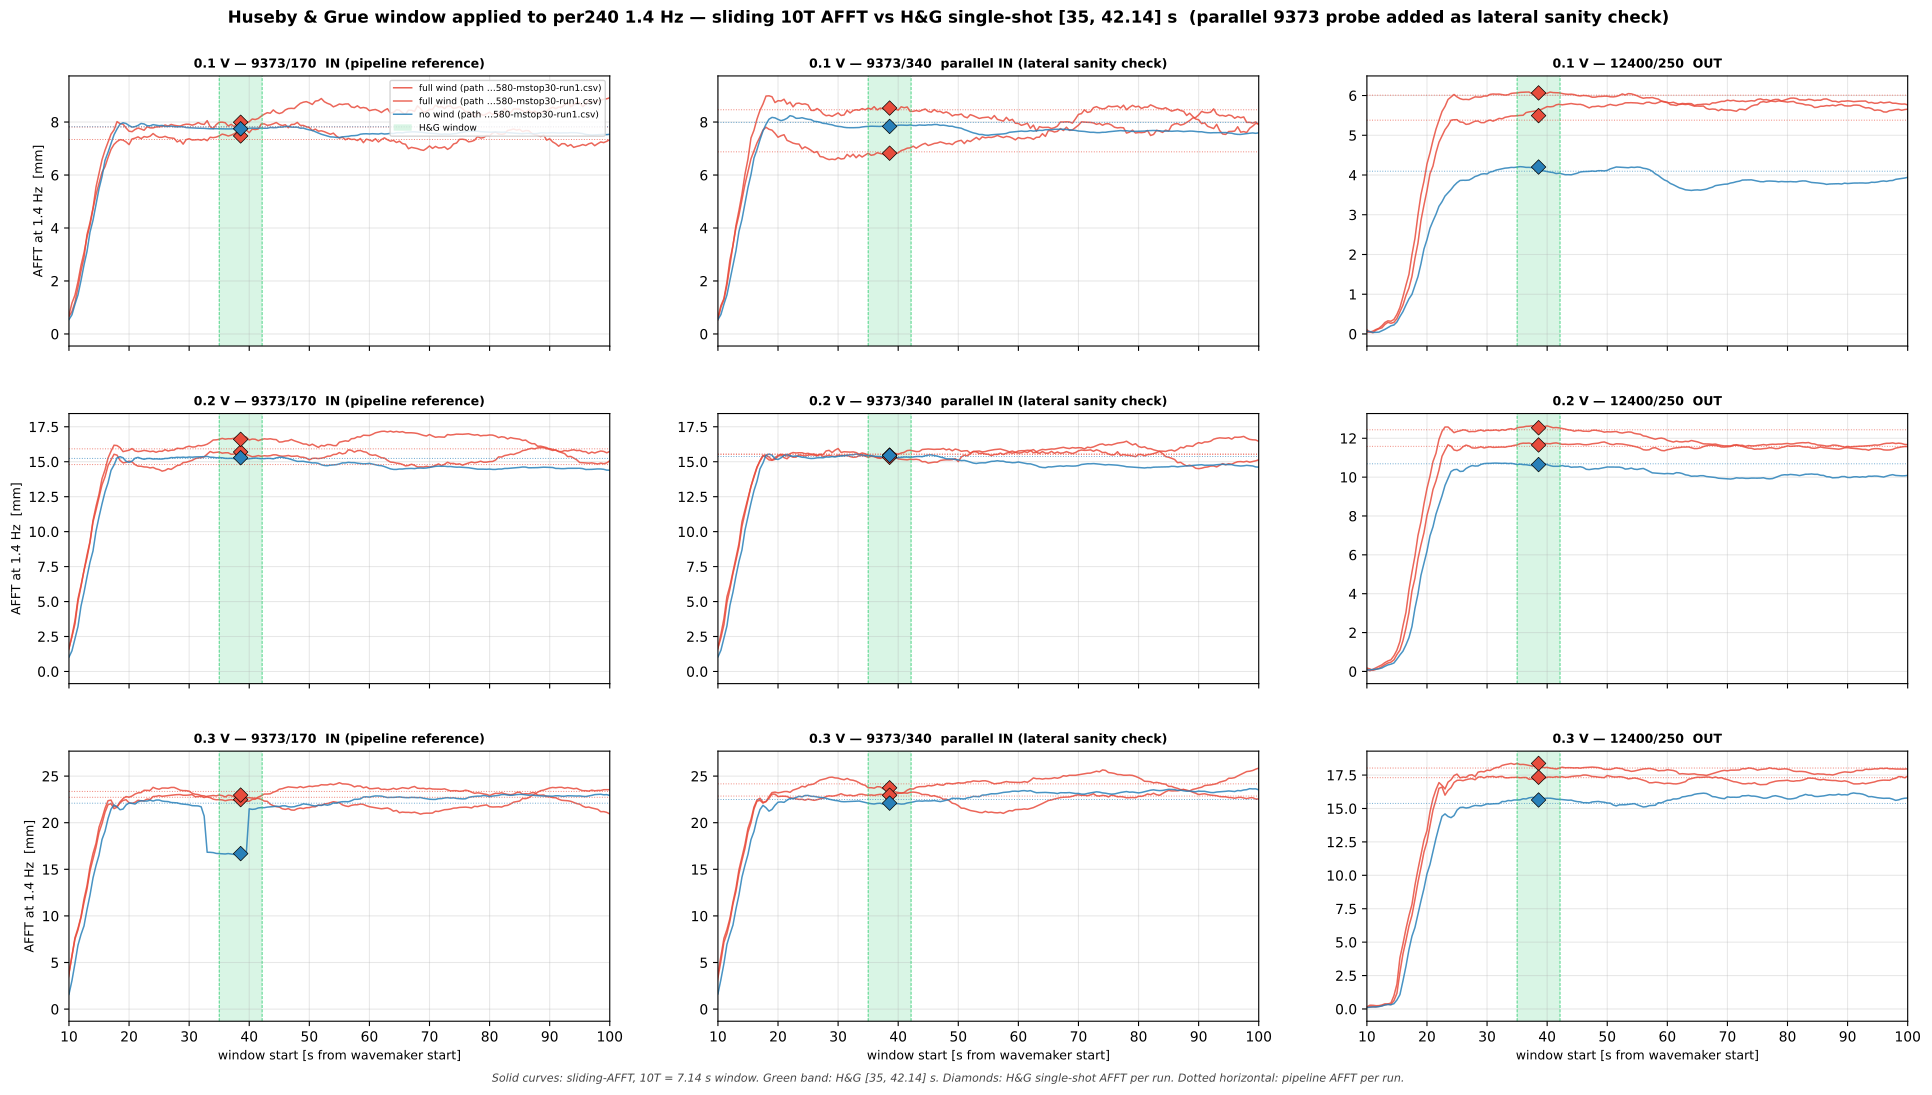

The Python source for this figure:
"""
Huseby & Grue 1.425 Hz window applied to our per240 1.4 Hz runs
================================================================

Huseby & Grue (J. Fluid Mech. 2000, §3) chose a very specific FFT
window for their 1.425 Hz wave-force experiments: **35.088 s < t <
42.105 s = exactly 10 wave periods**, with t=0 at wavemaker start.
They picked this window because:
  (i) the leading transient has passed the measurement position
      (they advise 10–15 periods after first arrival),
  (ii) the first-harmonic waves are "reasonably periodic",
  (iii) free second-harmonic parasitic waves, which travel at half the
       main-wave speed, have *not* yet reached the measurement point,
  (iv) reflections from the beach have not returned.
Their FFT is taken over exactly 10T so there is no spectral leakage.

This script transposes the same window idea onto our 1.4 Hz per240 runs
(no 1.425 Hz data in this project). Window: start = 35 s, length = 10T
at 1.4 Hz = 7.143 s → **t ∈ [35.0, 42.143] s** (exactly 10 integer
periods → no leakage).

Per40 runs are **excluded** — the paddle stops at ~28 s at 40 periods,
so the H&G window lands in ringdown. User-eyeballed stable windows
(see `snarvei_eyeballing.md`) confirm: IN probe stable 20–39 s, OUT
probe stable 27–43 s at 1.4 Hz per40 — the H&G window straddles the
end of the usable signal.

For each per240 1.4 Hz run, this script computes three AFFT values at
both probes (9373/170 and 12400/250):

  1. **Pipeline AFFT** — what the standard pipeline window yields
     (as read from the meta.json cache).
  2. **H&G AFFT** — single FFT over the [35, 42.143] s window.
  3. **Sliding-window AFFT surface** — 10T-wide window stepped across
     the signal (step 0.5 s), to visualise stability around the H&G
     region.

Then it compares OUT/IN computed three ways (pipeline / H&G /
sliding-region-mean) per (amp, wind) and plots.

Run from repo root (loads processed_dfs → ~30 s):
    conda run -n draumkvedet python analysis_scratch/huseby_grue_window.py

Outputs:
    analysis_scratch/huseby_grue_window.pdf
    analysis_scratch/huseby_grue_window_summary.csv
    analysis_scratch/huseby_grue_window_findings.md
"""

import sys
import warnings
import re
from pathlib import Path

warnings.filterwarnings("ignore")

import numpy as np
import pandas as pd
import matplotlib

matplotlib.use("Agg")
import matplotlib.pyplot as plt

BASE = Path(__file__).resolve().parent.parent
sys.path.insert(0, str(BASE))

import os
os.chdir(BASE)

from wavescripts.improved_data_loader import load_analysis_data, load_processed_dfs

# ── Config ────────────────────────────────────────────────────────────────────
FS              = 250.0
TARGET_FREQ     = 1.4
WINDOW_PERIODS  = 10                          # H&G: exactly 10T, no leakage
HG_WINDOW_S     = WINDOW_PERIODS / TARGET_FREQ  # 7.143 s at 1.4 Hz
HG_START_S      = 35.0                        # H&G t=0 is wavemaker start
HG_END_S        = HG_START_S + HG_WINDOW_S    # 42.143 s

SLIDING_STEP_S  = 0.5
SLIDING_START_S = 10.0
SLIDING_END_S   = 100.0

FFT_BAND_HZ     = 0.05   # ±half-width for nearest-bin pick (matches pipeline)
PROBES          = ["9373/170", "9373/340", "12400/250"]
IN_POS, OUT_POS = "9373/170", "12400/250"
# Parallel IN probe at the same longitudinal distance, different lateral
# position — used here to cross-check single-probe artefacts in the IN
# signal (e.g. the 0.3 V nowind transient dip visible in the first
# iteration at 9373/170 around t_start ≈ 30–34 s).
IN_PARALLEL_POS = "9373/340"

RESULTS_DIRS = [
    Path("waveprocessed/PROCESSED-20260326-ProbePos4_31_FPV_2-tett6roof-under9Mooring-height100-lowrange"),
    Path("waveprocessed/PROCESSED-20260327-ProbePos4_31_FPV_2-tett6roof-under9Mooring30-height100-lowrange"),
]

OUT_PDF = Path(__file__).parent / "huseby_grue_window.pdf"
OUT_CSV = Path(__file__).parent / "huseby_grue_window_summary.csv"
OUT_MD  = Path(__file__).parent / "huseby_grue_window_findings.md"


# ── FFT helpers (mirror the pipeline) ─────────────────────────────────────────
def fft_amp_at_freq(segment: np.ndarray, target_hz: float,
                    fs: float = FS, band_hz: float = FFT_BAND_HZ) -> float:
    """Single-shot FFT amplitude at `target_hz`: pick the nearest positive bin
    within ±band_hz. Normalisation: 2·|FFT|/N (pipeline convention)."""
    N = len(segment)
    if N < 4:
        return np.nan
    seg = segment.copy()
    if np.isnan(seg).any():
        idx = np.arange(N)
        good = ~np.isnan(seg)
        if good.sum() < N * 0.9:
            return np.nan
        seg = np.interp(idx, idx[good], seg[good])
    freqs = np.fft.fftfreq(N, d=1.0 / fs)
    pos = freqs > 0
    pos_f = freqs[pos]
    mask = (pos_f >= target_hz - band_hz) & (pos_f <= target_hz + band_hz)
    if not mask.any():
        j = int(np.argmin(np.abs(pos_f - target_hz)))
    else:
        local_idx = int(np.argmin(np.abs(pos_f[mask] - target_hz)))
        j = np.where(mask)[0][local_idx]
    fft_vals = np.fft.fft(seg)
    amps_pos = 2.0 * np.abs(fft_vals[pos]) / N
    return float(amps_pos[j])


def sliding_afft(signal: np.ndarray, target_hz: float,
                 window_s: float, step_s: float = SLIDING_STEP_S,
                 fs: float = FS, band_hz: float = FFT_BAND_HZ):
    """Slide `window_s` across signal in `step_s` steps, return (t_start, A).

    t_start is the window START (not centre) — matches H&G's [35, 42] convention.
    """
    N_win = int(round(window_s * fs))
    step  = int(round(step_s * fs))
    if N_win >= len(signal):
        return np.array([]), np.array([])
    starts = np.arange(0, len(signal) - N_win + 1, step)
    t_start = starts / fs
    A = np.full(len(starts), np.nan)
    for i, s in enumerate(starts):
        A[i] = fft_amp_at_freq(signal[s:s + N_win], target_hz, fs, band_hz)
    return t_start, A


def get_signal(df: pd.DataFrame, pos: str) -> np.ndarray | None:
    for col in (f"eta_{pos}_interp", f"eta_{pos}"):
        if col in df.columns:
            return df[col].to_numpy(dtype=float)
    return None


# ── 1. Load metadata and target runs ──────────────────────────────────────────
print("1. Loading metadata …")
meta, _, _, _ = load_analysis_data(*RESULTS_DIRS, load_processed=False)

def per_of(p):
    m = re.search(r"per(\d+)", str(p))
    return int(m.group(1)) if m else None
meta["per"] = meta["path"].apply(per_of)

target = meta[
    (meta["per"] == 240)
    & (meta["WaveFrequencyInput [Hz]"].round(2) == TARGET_FREQ)
    & (meta["PanelCondition"] == "full")
    & (meta["quality_flag"] == "ok")
    & meta["WindCondition"].isin(["no", "full"])
].copy()
target = target.sort_values(["WaveAmplitudeInput [Volt]", "WindCondition"]).reset_index(drop=True)
print(f"   {len(target)} per240 1.4 Hz full-panel runs in scope")
print(target[["WaveAmplitudeInput [Volt]", "WindCondition", "path"]].to_string(index=False))

print("\n2. Loading processed time-series …")
pdfs = load_processed_dfs(*RESULTS_DIRS)
print(f"   {len(pdfs)} time-series loaded")

# ── 2. Compute per-run AFFTs ──────────────────────────────────────────────────
print("\n3. Computing AFFTs …")
rows = []
sliding_curves = {}   # (path, probe) -> (t_start, A)

for _, r in target.iterrows():
    path = r["path"]
    df = pdfs.get(path)
    if df is None:
        print(f"   [skip] no processed DF for {Path(path).name}")
        continue

    row = {
        "path":  path,
        "amp":   float(r["WaveAmplitudeInput [Volt]"]),
        "wind":  r["WindCondition"],
    }
    for probe in PROBES:
        sig = get_signal(df, probe)
        if sig is None:
            continue
        N = len(sig)

        # H&G window — exact sample indices
        i0 = int(round(HG_START_S * FS))
        i1 = int(round(HG_END_S * FS))
        if i1 > N:
            row[f"A_hg_{probe}"] = np.nan
        else:
            row[f"A_hg_{probe}"] = fft_amp_at_freq(sig[i0:i1], TARGET_FREQ)

        # Pipeline AFFT from meta (FFT-amplitude column)
        col = f"Probe {probe} Amplitude (FFT)"
        row[f"A_pipe_{probe}"] = float(r[col]) if col in r else np.nan

        # Sliding sweep
        ts, A = sliding_afft(sig, TARGET_FREQ, window_s=HG_WINDOW_S)
        sliding_curves[(path, probe)] = (ts, A)
        mask = (ts >= SLIDING_START_S) & (ts <= SLIDING_END_S)
        if mask.sum() > 3:
            row[f"A_slide_mean_{probe}"]   = float(np.nanmean(A[mask]))
            row[f"A_slide_median_{probe}"] = float(np.nanmedian(A[mask]))
        else:
            row[f"A_slide_mean_{probe}"]   = np.nan
            row[f"A_slide_median_{probe}"] = np.nan
    rows.append(row)

df_out = pd.DataFrame(rows)

# OUT/IN computed three ways
for tag in ("pipe", "hg", "slide_mean", "slide_median"):
    c_in  = f"A_{tag}_{IN_POS}"
    c_out = f"A_{tag}_{OUT_POS}"
    if c_in in df_out.columns and c_out in df_out.columns:
        df_out[f"OUTIN_{tag}"] = df_out[c_out] / df_out[c_in]

df_out.to_csv(OUT_CSV, index=False)
print(f"   Summary → {OUT_CSV.relative_to(BASE)}")

print("\n4. OUT/IN comparison per run:")
cols_show = ["amp", "wind", "OUTIN_pipe", "OUTIN_hg", "OUTIN_slide_median"]
print(df_out[cols_show].round(4).to_string(index=False))

print("\n5. Δ (H&G − pipe) per run:")
dh = df_out["OUTIN_hg"] - df_out["OUTIN_pipe"]
for _, r in df_out.iterrows():
    d_hg = r["OUTIN_hg"] - r["OUTIN_pipe"]
    d_sm = r["OUTIN_slide_median"] - r["OUTIN_pipe"]
    print(f"   {r['amp']:.1f} V  {r['wind']:>4s}  "
          f"OUTIN_pipe={r['OUTIN_pipe']:.3f}  OUTIN_hg={r['OUTIN_hg']:.3f} (Δ={d_hg:+.3f})  "
          f"OUTIN_slide={r['OUTIN_slide_median']:.3f} (Δ={d_sm:+.3f})")

# ── 3. Plot — 3 rows (amp) × 3 cols (probes) ─────────────────────────────────
print("\n6. Plotting …")
WIND_COLOR = {"no": "#2980B9", "full": "#E74C3C"}
# Column order: IN (9373/170), parallel IN (9373/340), OUT (12400/250)
PROBE_ORDER = [IN_POS, IN_PARALLEL_POS, OUT_POS]
PROBE_LABELS = {
    IN_POS:          f"{IN_POS}  IN (pipeline reference)",
    IN_PARALLEL_POS: f"{IN_PARALLEL_POS}  parallel IN (lateral sanity check)",
    OUT_POS:         f"{OUT_POS}  OUT",
}

fig, axes = plt.subplots(3, 3, figsize=(20, 11), sharex=True)
# Link y-axis of the two 9373 probes per row so a side-by-side glance
# immediately reveals divergences. OUT (col 2) gets its own scale because
# it's ~5× smaller than IN.
for row in range(3):
    axes[row, 0].sharey(axes[row, 1])
fig.suptitle(
    f"Huseby & Grue window applied to per240 {TARGET_FREQ:.1f} Hz — "
    f"sliding 10T AFFT vs H&G single-shot [35, {HG_END_S:.2f}] s  "
    f"(parallel 9373 probe added as lateral sanity check)",
    fontsize=12, fontweight="bold",
)

amps_order = [0.1, 0.2, 0.3]
for i, amp in enumerate(amps_order):
    for j, probe in enumerate(PROBE_ORDER):
        ax = axes[i, j]
        for _, r in target[target["WaveAmplitudeInput [Volt]"] == amp].iterrows():
            path = r["path"]
            wind = r["WindCondition"]
            key  = (path, probe)
            if key not in sliding_curves:
                continue
            ts, A = sliding_curves[key]
            col = WIND_COLOR[wind]
            ax.plot(ts, A, color=col, lw=1.1, alpha=0.85,
                    label=f"{wind} wind (path …{Path(path).name[-20:]})")

        # H&G band
        ax.axvspan(HG_START_S, HG_END_S, color="#2ECC71", alpha=0.18, lw=0,
                   label="H&G window")
        ax.axvline(HG_START_S, color="#2ECC71", lw=0.6, ls="--")
        ax.axvline(HG_END_S,   color="#2ECC71", lw=0.6, ls="--")

        # Mark H&G AFFT values (one marker per run at the midpoint)
        for _, r in target[target["WaveAmplitudeInput [Volt]"] == amp].iterrows():
            path = r["path"]
            wind = r["WindCondition"]
            hg_val = df_out[df_out["path"] == path][f"A_hg_{probe}"].values
            if len(hg_val) == 0 or np.isnan(hg_val[0]):
                continue
            ax.scatter((HG_START_S + HG_END_S) / 2, hg_val[0],
                       marker="D", s=55, color=WIND_COLOR[wind],
                       edgecolor="black", linewidth=0.5, zorder=5)

        # Pipeline AFFT horizontal lines per run
        for _, r in target[target["WaveAmplitudeInput [Volt]"] == amp].iterrows():
            path = r["path"]
            wind = r["WindCondition"]
            pipe_val = df_out[df_out["path"] == path][f"A_pipe_{probe}"].values
            if len(pipe_val) == 0 or np.isnan(pipe_val[0]):
                continue
            ax.axhline(pipe_val[0], color=WIND_COLOR[wind],
                       lw=0.7, ls=":", alpha=0.7)

        ax.set_xlim(SLIDING_START_S, SLIDING_END_S)
        ax.grid(True, alpha=0.3)
        ax.set_title(f"{amp:.1f} V — {PROBE_LABELS[probe]}", fontsize=9, fontweight="bold")
        if i == 2:
            ax.set_xlabel("window start [s from wavemaker start]", fontsize=9)
        if j == 0:
            ax.set_ylabel("AFFT at 1.4 Hz  [mm]", fontsize=9)
        if i == 0 and j == 0:
            ax.legend(fontsize=6.5, loc="upper right", framealpha=0.85)

fig.text(0.5, 0.005,
         "Solid curves: sliding-AFFT, 10T = 7.14 s window. Green band: H&G [35, 42.14] s. "
         "Diamonds: H&G single-shot AFFT per run. Dotted horizontal: pipeline AFFT per run.",
         ha="center", fontsize=8, color="#444", style="italic")

fig.subplots_adjust(left=0.06, right=0.98, top=0.92, bottom=0.06, hspace=0.25)
OUT_PDF.parent.mkdir(parents=True, exist_ok=True)
fig.savefig(OUT_PDF, bbox_inches="tight")
print(f"   Saved → {OUT_PDF.relative_to(BASE)}")

# ── 4. Findings markdown ──────────────────────────────────────────────────────
print("\n7. Writing findings markdown …")

# Per-(amp, wind) aggregated OUT/IN across runs
agg_rows = []
for amp in amps_order:
    for wind in ["no", "full"]:
        sub = df_out[(df_out["amp"] == amp) & (df_out["wind"] == wind)]
        if sub.empty:
            continue
        agg_rows.append({
            "amp":  amp, "wind": wind, "n": len(sub),
            "pipe_m":  float(sub["OUTIN_pipe"].mean()),
            "hg_m":    float(sub["OUTIN_hg"].mean()),
            "slide_m": float(sub["OUTIN_slide_median"].mean()),
        })
agg = pd.DataFrame(agg_rows)

body = []
body.append("# Huseby & Grue window applied to per240 1.4 Hz runs")
body.append("")
body.append("**Date**: 2026-04-18.")
body.append("**Script**: `analysis_scratch/huseby_grue_window.py`.")
body.append(f"**Figure**: `analysis_scratch/huseby_grue_window.pdf`.")
body.append(f"**Data**: {len(df_out)} per240 1.4 Hz full-panel quality-ok runs "
            f"(3 amplitudes × nowind+fullwind where available).")
body.append("")
body.append("## Window")
body.append("")
body.append(f"- H&G exactly: 35.088 s < t < 42.105 s at 1.425 Hz = 10T (no leakage).")
body.append(f"- Our 1.4 Hz equivalent: **[{HG_START_S:.1f}, {HG_END_S:.3f}] s = 10T** "
            f"at 1.4 Hz (also no leakage, no scaling artefact).")
body.append(f"- t=0 = wavemaker start (confirmed with user).")
body.append("- Per40 runs excluded (paddle stops ≈ 28 s; H&G window is in ringdown).")
body.append("")
body.append("## OUT/IN — three window methods")
body.append("")
body.append("| amp | wind | n | pipeline | H&G 10T | sliding-median (15–100 s, 10T window) |")
body.append("|-----|------|---|----------|---------|----------------------------------------|")
for r in agg_rows:
    body.append(f"| {r['amp']:.1f} V | {r['wind']:>4s} | {r['n']} | "
                f"{r['pipe_m']:.3f} | {r['hg_m']:.3f} | {r['slide_m']:.3f} |")
body.append("")
body.append("## Per-run detail")
body.append("")
body.append("| amp | wind | OUTIN_pipe | OUTIN_hg | Δ(H&G − pipe) | OUTIN_slide_median |")
body.append("|-----|------|-----------|----------|---------------|---------------------|")
for _, r in df_out.iterrows():
    d = r["OUTIN_hg"] - r["OUTIN_pipe"]
    body.append(f"| {r['amp']:.1f} V | {r['wind']:>4s} | {r['OUTIN_pipe']:.3f} | "
                f"{r['OUTIN_hg']:.3f} | {d:+.3f} | {r['OUTIN_slide_median']:.3f} |")
body.append("")
body.append("## Quick take (user to refine)")
body.append("")
body.append("- If the three OUT/IN columns agree within a few percent, the pipeline "
            "window is already giving H&G-equivalent numbers at 1.4 Hz. That would "
            "confirm our methodology is consistent with the published standard.")
body.append("- If the H&G window yields systematically different OUT/IN values, it "
            "points at a window-dependent bias — most likely because the pipeline "
            "window (typically 19–39 s, samples 4800–9750) is longer than 10T and "
            "may include regions before the wave train has fully settled, or it is "
            "contaminated by reflections / parasitic waves at its tail end.")
body.append("- The sliding-AFFT sweep shows where A settles vs window-start time. "
            "If H&G-window AFFT sits on the stable plateau of the sweep, it is "
            "trustworthy; if it sits on a transient, it is not.")
body.append("")
body.append("## Caveats")
body.append("")
body.append("- No 1.425 Hz data — this is an extrapolation to 1.4 Hz using the same "
            "relative window (35 s start, 10T length). Tank geometry is similar "
            "to H&G (24.6 × 0.5 × 0.6 m vs our setup) so the timing of parasitic "
            "waves and beach reflections should be comparable.")
body.append("- Only per240 runs. Per40 windows end near or before 35 s.")
body.append("- Pipeline AFFT column is read from meta.json (no re-computation).")

OUT_MD.write_text("\n".join(body), encoding="utf-8")
print(f"   Saved → {OUT_MD.relative_to(BASE)}")
print("\nDone.")
